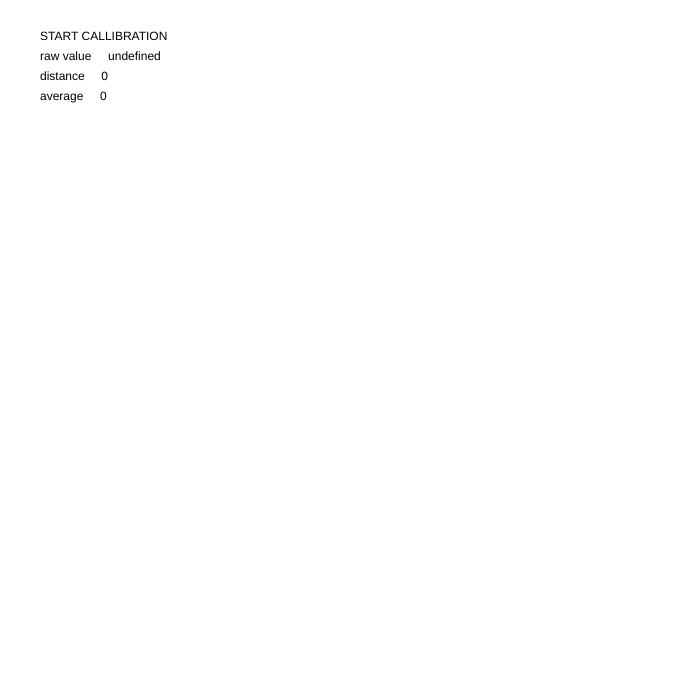
Frame 1 (no input)
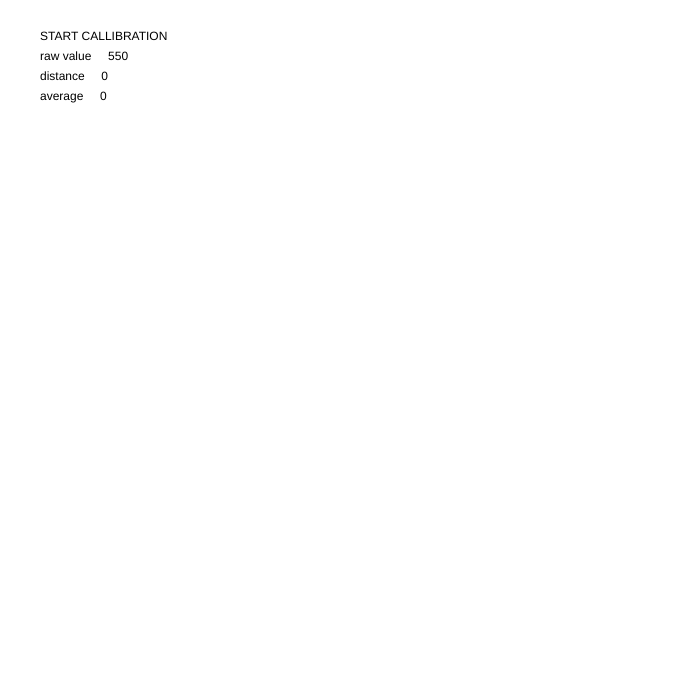
Frame 60 (no input)
Frame 120 (the mouse pressed at the canvas centre since frame 60): identical to frame 60, image omitted

The p5.js sketch that drew these frames (run headless with seeded random() and noise() and a simulated clock; from frame 60 on, the mouse is pressed at the canvas centre):

// p5.js sketch
// ── sketch.js
// Pseudocode TO DO NEXT:
// once the values are fluctuating less that 6 numbers up or down, 
// then start storing those values into an array called restingNumbers
// once the array is 40 numbers long, stop storing the data.
// text read: CALLIBRATION OVER
// create an average number of sensor[0]'s array and store that in a variable called resting.

var sliderTemp; //the sensor will replace this later
var restingNumbers = [];
var isCallibrationReady = [];
var readingVal, gd;
var distanceofvalues = 0;
var averageValpreCal = 0;
var sum = 0;
var callibrationPreStage = true;
var callibrationStage = false;

function setup() {
  createCanvas(700, 700);
  gd = new getReadingChange();
  sliderTemp = createSlider(500, 600, 550); //the sensor will replace this later


}

function draw() {
  background(255);


  text('raw value     ' + readingVal, 40, 60);
  text('distance     ' + distanceofvalues, 40, 80);
  text('average     ' + averageValpreCal, 40, 100);
  console.log('sum is     ' + sum);
  console.log('calReading' + isCallibrationReady);
  console.log(readingVal);
  gd.display();
  readingVal = sliderTemp.value();
  
  

  // sum = isCallibrationReady[0] + isCallibrationReady[1] + isCallibrationReady[2] + isCallibrationReady[3] + isCallibrationReady[4] + isCallibrationReady[5] + isCallibrationReady[6] + isCallibrationReady[7] + isCallibrationReady[8] + isCallibrationReady[9] + isCallibrationReady[10];
  // averageValpreCal = sum / isCallibrationReady.length;


  if (callibrationStage === true) {

  }

  if (callibrationPreStage === true) {
    text('START CALLIBRATION', 40, 40);
    isCallibrationReady.push(distanceofvalues);
  if (isCallibrationReady.length > 10) { // write over the 10 numbers in the array
    isCallibrationReady.splice(0, 1);
  }
  for (var i = 0; i < isCallibrationReady.length; i++) {
    sum = sum + parseInt(isCallibrationReady[i], 10);
  }
  }


  if (averageValpreCal < 6 && millis()>3000) {
    togglestages();
    text('CALLIBRATING! HOLD STEADY', 40, 40);
  }


}

function togglestages() {
  if (callibrationPreStage == true) {
    callibrationPreStage = false;
    callibrationStage = true;
  }

}

function getReadingChange() {
  this.currentVal = readingVal;
  console.log('cv' + this.currentVal);
  this.previousVal = readingVal;
  this.lastcheck = 0;

  this.display = function() {
    this.currentVal = readingVal;

    if (millis() - this.lastcheck > 100) { //read every 10th of a second
      distanceofvalues = abs(this.currentVal - this.previousVal);
      // console.log('changeAmount:  ' + distanceofvalues);
      this.previousVal = this.currentVal;
      this.lastcheck = millis();
    }
  }
}
